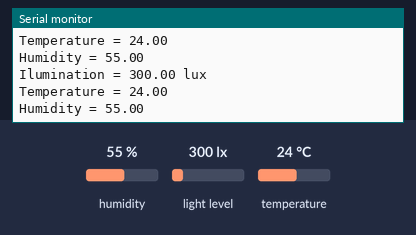
A sketch run on a simulated ESP8266 (NodeMCU). Shown: the last lines printed to the serial monitor. The test bench sets the inputs (shaded band); at power-on: humidity 55 %, light level 300 lx, temperature 24 °C.

Above: at 5.8 s.
5.9 s: humidity set to 22 %
At 10.6 s:
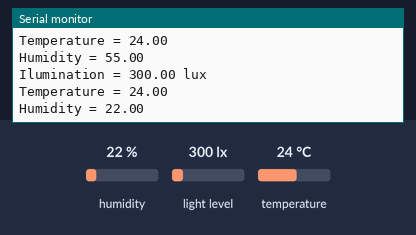
11.9 s: light level set to 40 lx
At 15.8 s:
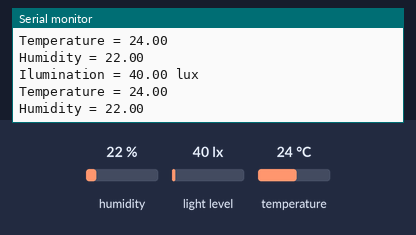
17.9 s: temperature set to 12 °C
At 21.0 s:
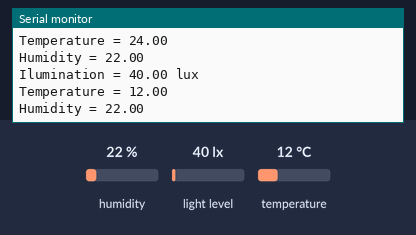

Measured:
- after the input at 5.9 s, the serial monitor: prints a new line after 4.2 s (image 1)
- after the input at 11.9 s, the serial monitor: prints a new line after 3.2 s (image 2)
- after the input at 17.9 s, the serial monitor: prints a new line after 2.3 s (image 3)

The sketch:

brick.ino
```cpp
#include "DHT.h";
#include <Wire.h>
#include <Adafruit_Sensor.h>
#include <Adafruit_TSL2561_U.h>

Adafruit_TSL2561_Unified tsl = Adafruit_TSL2561_Unified(TSL2561_ADDR_FLOAT, 12345);

const int tempPin = D3;
DHT dht(tempPin, DHT11);

void setup() {
  Serial.begin(9600);

  /* Initialise the sensor */
  if(!tsl.begin())
  {
    Serial.print("No TSL2561 detected");
    while(1);
  }

  tsl.enableAutoRange(true);
  tsl.setIntegrationTime(TSL2561_INTEGRATIONTIME_13MS);

  Serial.println("");
}

void loop()
{

  /* Get a new sensor event */
  sensors_event_t event;
  tsl.getEvent(&event);

  /* Display the results (light is measured in lux) */
  if (event.light)
  {
    Serial.print("Ilumination = ");
    Serial.print(event.light);
    Serial.println(" lux");
  }
  else
  {
    Serial.println("LUX Sensor overload");
  }

  Serial.print("Temperature = ");
  Serial.println( dht.readTemperature());
  Serial.print("Humidity = ");
  Serial.println(dht.readHumidity());
  Serial.println();

  delay(5000);
}
```
